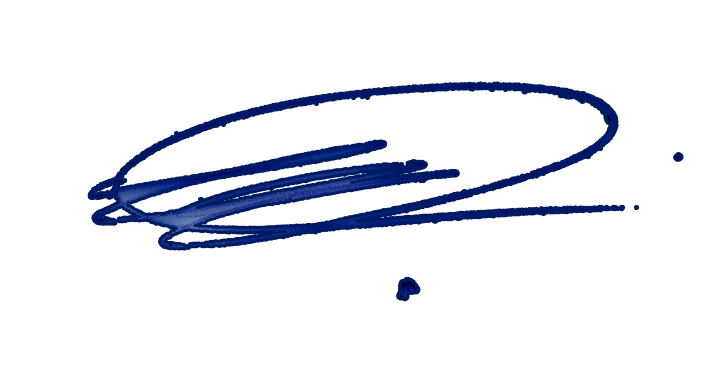
#> input picture chancela/config/chancela.png, 711 x 376 px, found by its file name
$ python conversor_pyton2.py
#> lines starting #> are read from the running program, lines starting #| are printed output that depends on the picture
import os
from pdf2image import convert_from_path
from PIL import Image
import subprocess

# Caminhos dos diretórios
pdf_dir = r"C:\Users\DocMark\Documents\MATRICULAS-PDF"
tiff_dir = r"C:\xampp\htdocs\docmark\pdf-para-tiff\historico"
converted_dir = r"C:\xampp\htdocs\docmark\pdf-para-tiff\pdf-viw"

# Caminho do Poppler
poppler_path = r"C:\Program Files\poppler-24.08.0\Library\bin"

# Caminho da imagem da chancela
chancela_path = r"C:\xampp\htdocs\docmark\chancela\config\chancela.png"

# Função para garantir que o nome tenha 8 caracteres numéricos
def normalizar_nome(nome_arquivo):
    nome_sem_extensao = os.path.splitext(nome_arquivo)[0]
    numero = ''.join(filter(str.isdigit, nome_sem_extensao))
    numero_normalizado = numero.zfill(8)
    return f"{numero_normalizado}.tiff"

# Função para normalizar o nome do arquivo PDF para 8 caracteres
def normalizar_nome_pdf(nome_arquivo):
    nome_sem_extensao = os.path.splitext(nome_arquivo)[0]
    numero = ''.join(filter(str.isdigit, nome_sem_extensao))
    numero_normalizado = numero.zfill(8)
    return f"{numero_normalizado}.pdf"

# Verificar se os diretórios de saída existem, se não, criar
os.makedirs(tiff_dir, exist_ok=True)
os.makedirs(converted_dir, exist_ok=True)

# Carregar a imagem da chancela e redimensionar para 180x180
chancela = Image.open(chancela_path).resize((180, 180))
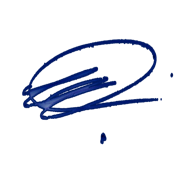
#> chancela: PIL image 180x180 RGBA; mean R, G, B, A 0.6, 3.5, 12.4, 22.9; transparent parts drawn white

# Loop para converter todos os arquivos PDF para TIFF
#> (the run stopped early here; a loop or call above may not have finished)
